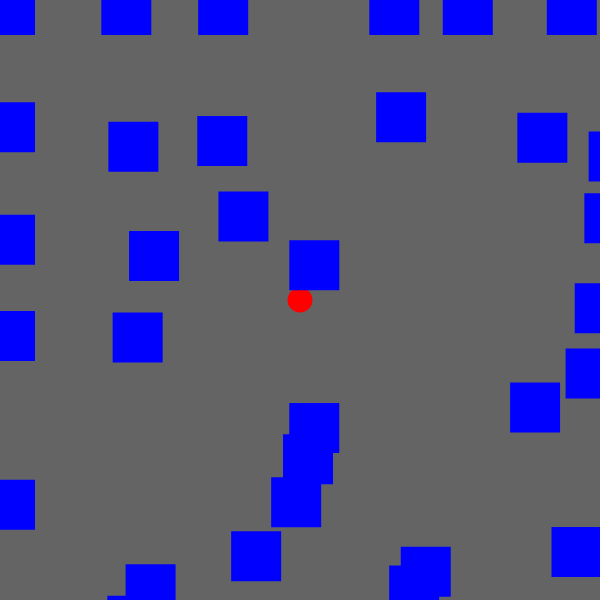
Frame 1 (no input)
Frame 60 (no input): identical to frame 1, image omitted
Frame 120 (the mouse pressed at the canvas centre since frame 60): identical to frame 1, image omitted

The p5.js sketch that drew this single still picture (run headless with seeded random() and noise() and a simulated clock; from frame 60 on, the mouse is pressed at the canvas centre):

// p5.js sketch
// ── sketch.js
let bubble;
let blocks = [];
function setup() {
  createCanvas(600, 600);
  startGame();
}
function startGame () {
  bubble = new Bubble(300, 300);
  for (var i = 0; i < 10; i++) {
    for (var j = 0; j < 10; j++) {
      let x = i * random(100, 150) + 10;
      let y = j * random(100, 150) + 10;
      blocks.push(new Block(x, y))
    }
  }

}
function draw() {
  background(100);
  bubble.show();
  bubble.move();
  for (var i = 0; i < blocks.length; i++) {
    blocks[i].show();
    bubble.collide(blocks[i]);
  }
}


let Bubble = function (x, y) {
  this.x = x;
  this.y = y;
  this.radius = 25;
  this.dx = 5;
  this.dy = 5;
}
Bubble.prototype.show = function () {
  fill(255, 0, 0);
  noStroke();
  ellipse(this.x, this.y, this.radius, this.radius);
}
Bubble.prototype.move = function () {
  this.x = constrain(this.x, this.radius/2, width - this.radius/2);
  this.y = constrain(this.y, this.radius/2, height - this.radius/2);
  if (keyIsDown(37)) {
    this.x -= this.dx;
  } else if (keyIsDown(39)) {
    this.x += this.dx;
  } else if (keyIsDown(38)) {
    this.y -= this.dy;
  } else if (keyIsDown(40)) {
    this.y += this.dy;
  }
}
Bubble.prototype.collide = function (other) {
  let d = dist(this.x, this.y, other.x, other.y);
  if (d < this.radius/2 + other.size/2) {
    this.dx = 0;
  } else {
    this.dx = 5;
  }
}
let Block = function (x, y) {
  this.x = x;
  this.y = y;
  this.size = 50;
}
Block.prototype.show = function () {
  rectMode(CENTER);
  fill(0, 0, 255);
  noStroke();
  rect(this.x, this.y, this.size, this.size);
}
